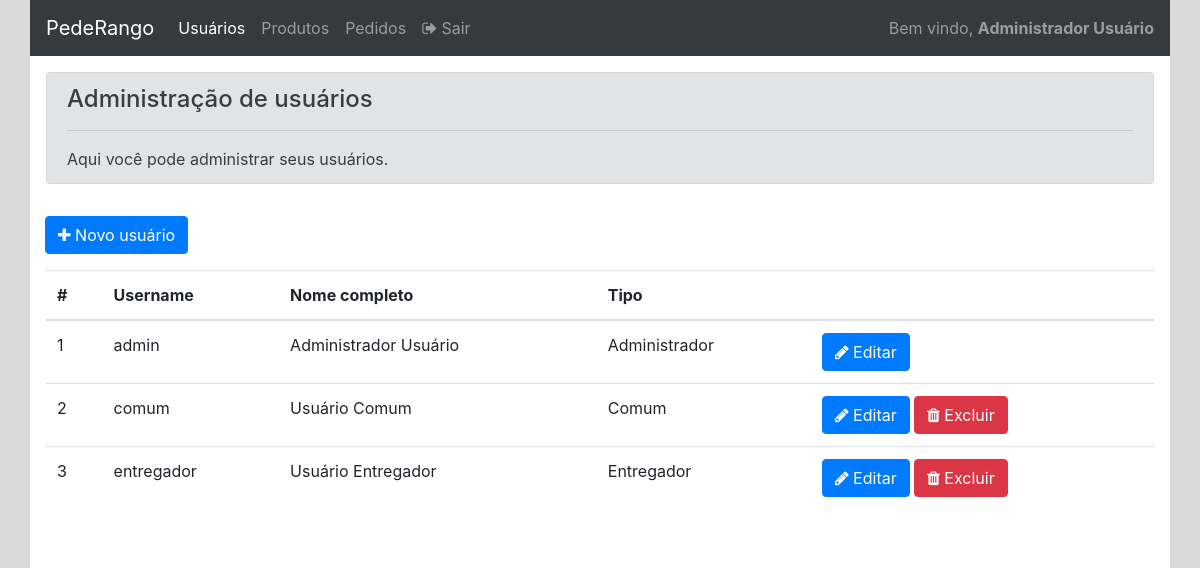
Page /admin/usuario_listar.php (signed in) on the committed database.
### tables this page shows
create table usuarios_tb(
    codigo_usuario int(10) not null primary key auto_increment,

    username varchar(20) not null,
    nome_completo text not null,
    endereco text not null,
    estado_cod int(10),
    cidade_cod int(10),
    senha varchar(8) not null,
    tipo enum('adm', 'com', 'ent')  
);

### admin/usuario_listar.php (the view, shortened to what this page needs)
<?php
require_once '../conexao/conecta.php';
$resultado = mysqli_query($conexao, 'SELECT * FROM usuarios_tb');
if($resultado){
    $limit          = 5;
    $pagina_atual   = isset($_GET['pag']) ? $_GET['pag'] : 1;
    $offset         = $limit * ($pagina_atual - 1);
    $resultado = mysqli_query($conexao, "SELECT * FROM usuarios_tb LIMIT $offset, $limit");
    $usuarios = mysqli_fetch_all($resultado, MYSQLI_ASSOC);
}else{
    $usuarios = [];
}
?>
<!DOCTYPE html>
<html lang="pt-br">
<head>
    <link rel="stylesheet" href="https://stackpath.bootstrapcdn.com/font-awesome/4.7.0/css/font-awesome.min.css">
    <link rel="stylesheet" href="https://stackpath.bootstrapcdn.com/bootstrap/4.3.1/css/bootstrap.min.css">
</head>
<body>
    <div id="principal" class="container">
        <div class="row">
            <div class="col-12 p-0">
                <?php require_once 'header.php' ?>
                <div class="p-3">
                    <div class="alert alert-secondary" role="alert">
                        <h4 class="alert-heading">Administração de usuários</h4>
                        <hr>
                        <p class="mb-0">Aqui você pode administrar seus usuários.</p>
                    </div>
                </div>
            </div>
        </div>
        <div id="conteudo" class="row">
            <div class="col-12">
                <a class="btn btn-primary" href="usuario_inserir.php" role="button"><i class="fa fa-plus"></i> Novo usuário</a>
                <div class="table-responsive mt-3">
                    <table class="table">
                        <thead>
                            <th>#</th>
                            <th>Username</th>
                            <th>Nome completo</th>
                            <th>Tipo</th>
                            <th colspan="2">&nbsp;</th>
                        </thead>
                        <tbody>
                            <?php foreach($usuarios as $usuario): ?>
                            <?php $usuario = (object) $usuario; ?>
                            <tr>
                                <td><?php print $usuario->codigo_usuario ?></td>
                                <td><?php print $usuario->username ?></td>
                                <td><?php print $usuario->nome_completo ?></td>
                                <td>
                                    <?php
                                            switch ($usuario->tipo) {
                                                case 'adm':
                                                    echo 'Administrador';
                                                    break;
                                                case 'com':
                                                    echo 'Comum';
                                                    break;
                                                case 'ent':
                                                    echo 'Entregador';
                                                    break;
                                            }
                                        ?>
                                </td>
                                <td>
                                    <?php if($usuario->codigo_usuario == 1): ?>
                                        <a href="usuario_alterar.php?id=<?php print $usuario->codigo_usuario ?>" class="btn btn-primary"><i class="fa fa-pencil"></i> Editar</a>
                                    <?php else: ?>
                                        <a href="usuario_alterar.php?id=<?php print $usuario->codigo_usuario ?>" class="btn btn-primary"><i class="fa fa-pencil"></i> Editar</a>
                                        <a onclick="return excluir('<?php print $usuario->nome_completo ?>')" href="usuario_excluir.php?id=<?php print $usuario->codigo_usuario ?>" class="btn btn-danger"><i class="fa fa-trash"></i> Excluir</a>
                                    <?php endif; ?>
                                </td>
                            </tr>
                            <?php endforeach; ?>
                        </tbody>
                    </table>
                </div>
                <div class="row justify-content-center">
                </div>
            </div>
        </div>
    </div>
</body>
</html>

### admin/usuario_listar.php (style rules this page uses)
html, body { background-color: #dadada; height: 100%; }
#principal, #conteudo { background-color: white; }
#principal { height: 100%; }

### rows in the picture
usuarios_tb: codigo_usuario "1", username "admin", nome_completo "Administrador Usuário", tipo "Administrador"
usuarios_tb: codigo_usuario "2", username "comum", nome_completo "Usuário Comum", tipo "Comum"
usuarios_tb: codigo_usuario "3", username "entregador", nome_completo "Usuário Entregador", tipo "Entregador"

### other values in the picture
$_SESSION['nome_completo'] "Administrador Usuário"
